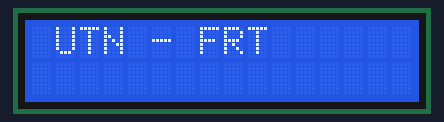
A sketch run on a simulated Arduino Uno, built with avr-gcc and run on an emulated ATmega328P. On the bench: 16×2 character LCD.

Above: at 0.26 s.
At 0.86 s:
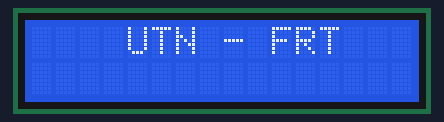
At 1.66 s:
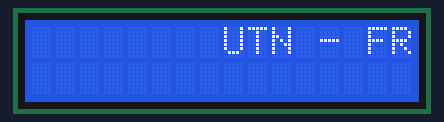
At 3.2 s:
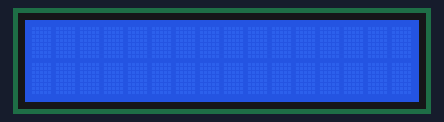
At 6.46 s:
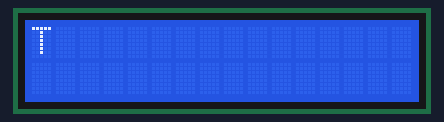
At 8.67 s:
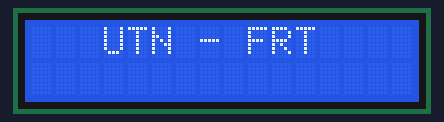

The sketch:

P1B.ino
```cpp
//Universidad Tecnologica Nacional - Facultad Regional Tucuman
//Departamento de Ingenieria Electronica - Sistemas de Control Biomedico
//by Fernandez Francisco Alberto

//Programa que muestra en un Display LCD alfanumerico 16x2 la frase "UTN-FRT" con un efecto de corrimiento

#include <LiquidCrystal.h>

const int rs = 12, en = 11, d4 = 5, d5 = 4, d6 = 3, d7 = 2;
LiquidCrystal lcd(rs, en, d4, d5, d6, d7);

void setup() {
    lcd.begin(16,2);
    delay(100);
    lcd.setCursor(0,0);
    lcd.print("UTN - FRT");
}

void loop() {
    lcd.scrollDisplayRight();
    delay(200);
}
```

Measured:
- by itself, everything shown: repeats every 8.0 s, in 25 steps
- what the display in image 3 shows lasts 3.2 s, from 3.2 s to 6.4 s
